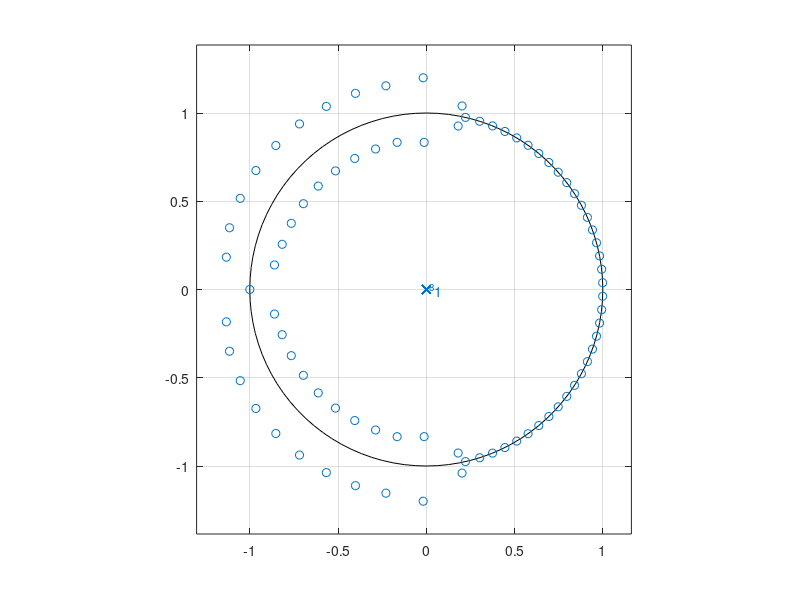
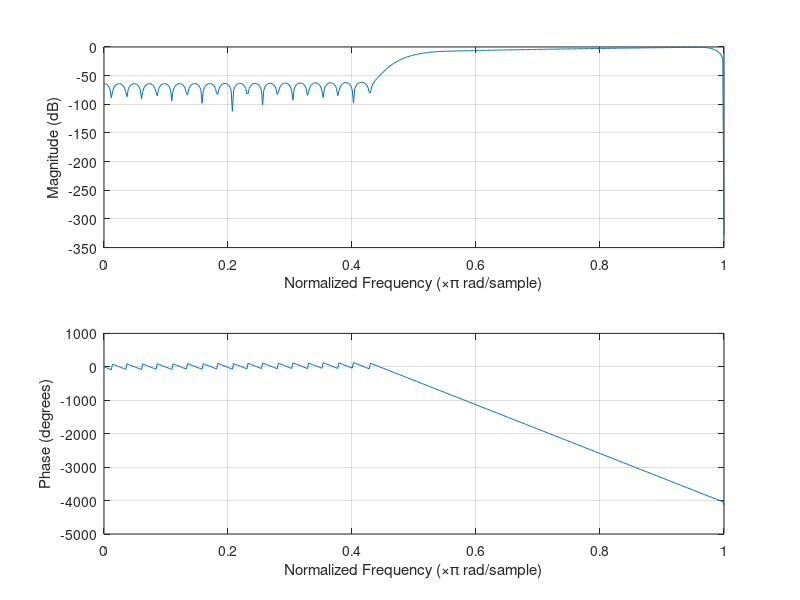

MATLAB code to generate these figures, in order:
close all;
clear all;

A = 1;
%B = fir1(48, 0.2);
B = fir2(81, [0 0.47 0.53 1], [0 0 0.4 1]);

% [n,Wn] = buttord(0.5,0.55,3,120);
% [B,A] = butter(n,Wn);

% [n,Wn] = buttord([0.250 0.80],[0.3 0.5],3,60);
% [B,A] = butter(n,Wn, 'stop');

%[n,Wp] = cheb1ord([0.250 0.80],[0.3 0.5],3,60)
%[B,A] = cheby1(n,3,Wp, 'stop');

zplane(B,A);
figure;
freqz(B,A);

% X = fft(Num, 1000);
% plot(0:1/1000:0.5-1/1000, abs(X(1:500)));
% ylabel('|A|')
% xlabel('F')


% 
% t=0:1/8000:2-1/8000;
% x = 3*sin(2*pi*1*t)-2;
% plot(t,x);
% ylabel('x(t)')
% xlabel('t [s]')
